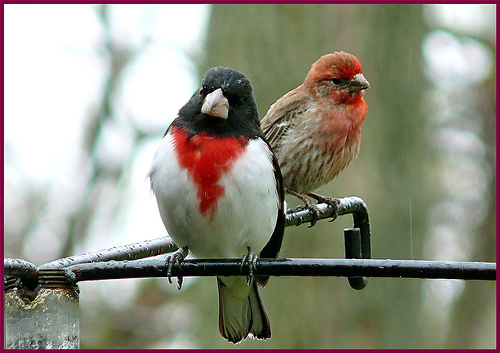
#> input picture Dataset/train/bird/n01532829_100.JPEG, 500 x 353 px; its folder holds only this picture in this run
$ jupyter execute --allow-errors train.ipynb
#> lines starting #> are read from the running program, lines starting #| are printed output that depends on the picture
[cell 1]
import cv2
import imutils
import numpy as np
import os
#import sklearn
from sklearn import svm
import joblib   #用于保存模型
from scipy.cluster.vq import *
from sklearn.preprocessing import StandardScaler
from sklearn.neighbors import KNeighborsClassifier
from sklearn.ensemble import GradientBoostingClassifier
from sklearn.ensemble import RandomForestClassifier
from sklearn.linear_model import LogisticRegression
from sklearn.ensemble import StackingClassifier

[cell 2]
# 预处理
train_path = "Dataset/train/"
training_names = os.listdir(train_path)
image_paths = []   #字符串形式存储每张图片路径
image_classes = []  #存储类标
class_id = 0
for training_name in training_names:
    dir = os.path.join(train_path, training_name)
    #class_path = imutils.imlist(dir)
    class_path = [os.path.join(dir, f) for f in os.listdir(dir)]
    image_paths += class_path                       #存储所有图片
    image_classes += [class_id] * len(class_path)    #存储图片对应类标
    class_id += 1
#> pass 2 of the loop `for training_name in training_names:`:


# 创建SIFT特征提取器
sift = cv2.SIFT_create()
# 特征提取与描述子生成
des_list = []
for image_path in image_paths:
    im = cv2.imread(image_path)
#> im is the input picture: shape (353, 500, 3); mean B, G, R 130.1, 143.7, 145.6
    im = cv2.resize(im, (256, 256))
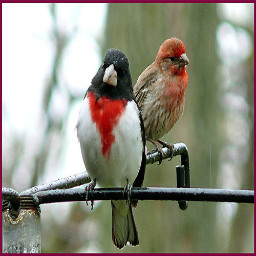
#> im: shape (256, 256, 3); mean B, G, R 130, 143.6, 145.4
    kpts = sift.detect(im)
#> kpts = 276 keypoints; strongest (x, y, size): (165, 149, 3.1), (128, 243, 1.9), (97, 187, 2.6), (89, 202, 2.2)
    kpts, des = sift.compute(im, kpts)
    des_list.append((image_path, des))
#> pass 2 of the loop `for image_path in image_paths:`:
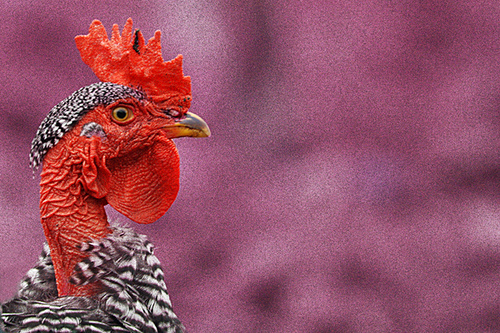
#> input picture Dataset/train/chicken/n01514668_1089.JPEG, 500 x 333 px
#> im is the input picture: shape (333, 500, 3); mean B, G, R 102.2, 80, 149.1
#> `im = cv2.resize(im, (256, 256))`:
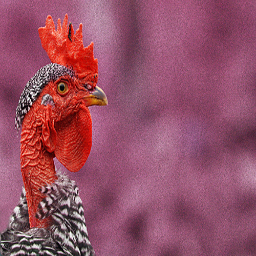
#> im: shape (256, 256, 3); mean B, G, R 102, 79.9, 149
#> kpts = 260 keypoints; strongest (x, y, size): (30, 96, 2), (47, 252, 2.1), (77, 249, 2.5), (43, 205, 2.9)
    #print("image file path : ", image_path)
# 描述子向量
descriptors = des_list[0][1]
for image_path, descriptor in des_list[1:]:
    descriptors = np.vstack((descriptors, descriptor))
#> this loop made 1 pass
# 100 聚类 K-Means
k = 100
voc, variance = kmeans(descriptors, k, 1)
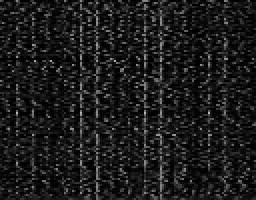
#> voc: shape (100, 128) float32 (shown 2 times larger); min 0, max 184.2, mean 27.4
#> variance = 256
# 生成特征直方图
im_features = np.zeros((len(image_paths), k), "float32")
for i in range(len(image_paths)):
    words, distance = vq(des_list[i][1], voc)
    for w in words:
        im_features[i][w] += 1

# 实现动词词频与出现频率统计
nbr_occurences = np.sum((im_features > 0) * 1, axis=0)
#> nbr_occurences = 100 values, max 2 at index 1, min 1 at index 0, mean 1.62
idf = np.array(np.log((1.0 * len(image_paths) + 1) / (1.0 * nbr_occurences + 1)), 'float32')
#> idf = 100 values, max 0.405 at index 0, min 0 at index 1, mean 0.154

# 尺度化
stdSlr = StandardScaler().fit(im_features)
im_features = stdSlr.transform(im_features)
# Train the Linear SVM


#模型融合
clf0 = svm.LinearSVC(dual=False)  ##准确的0.5左右
clf1 = svm.SVC(gamma=0.001)  #准确的0.4左右
clf2 = KNeighborsClassifier(n_neighbors=30)   #0.46
clf3 = GradientBoostingClassifier(n_estimators=100,max_features=16, random_state=4869) #0.53
clf4 = RandomForestClassifier(n_estimators=100, random_state=2022, n_jobs=-1)  #0.5
final_estimator = GradientBoostingClassifier(n_estimators=200,max_features=16, random_state=4869)
estimators = [("LSVC",clf0),
              ("SVC",clf1),
              ("KNN",clf2),
              ("GBC",clf3),
              ("RCF",clf4)
                ]
#> (the rest of this cell did not finish here and is left out)
